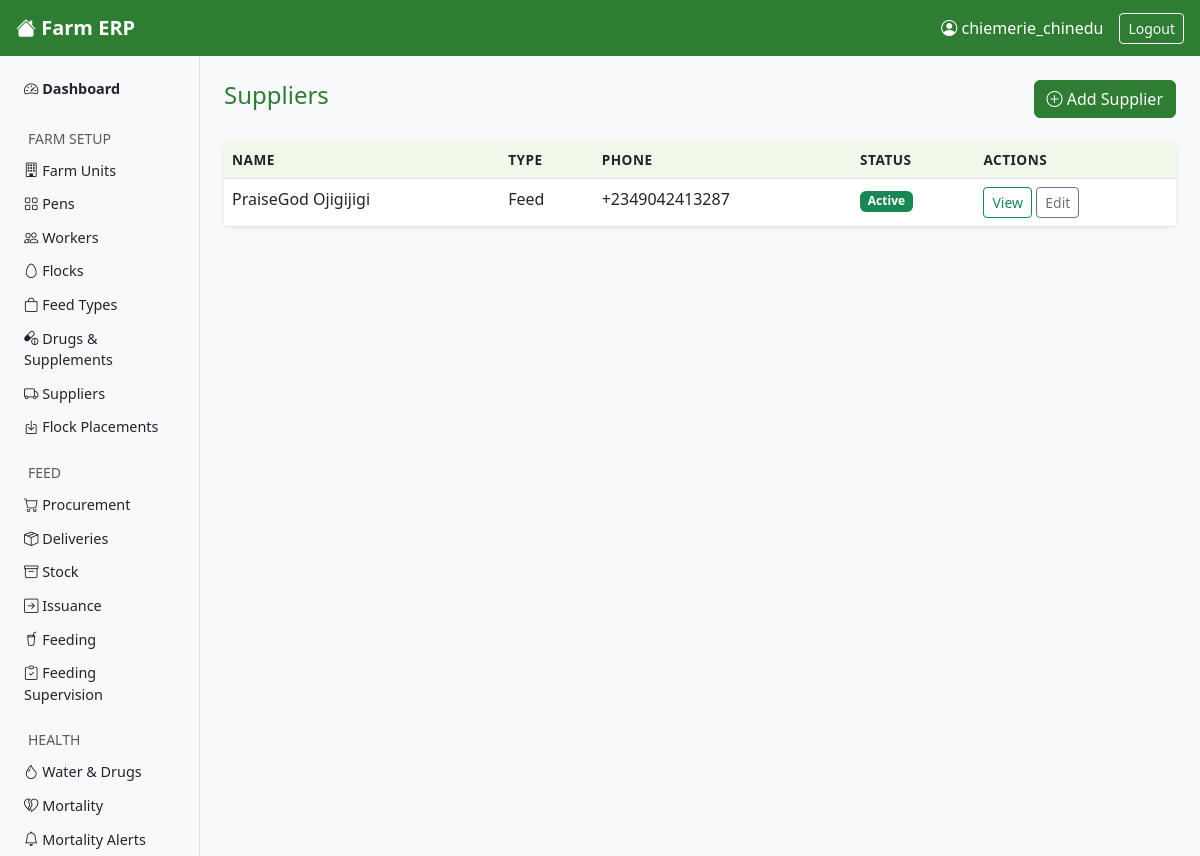
Page /suppliers/ (signed in) on the committed database.
### core/models.py (models this page shows, shortened)
class Supplier(models.Model):
    SUPPLIER_TYPE_CHOICES = [
        ('feed', 'Feed'),
        ('birds', 'Birds'),
        ('drugs', 'Drugs'),
        ('mixed', 'Mixed'),
    ]
    name = models.CharField(max_length=200)
    supplier_type = models.CharField(max_length=20, choices=SUPPLIER_TYPE_CHOICES)
    phone = models.CharField(max_length=20, blank=True)
    address = models.TextField(blank=True)
    is_active = models.BooleanField(default=True)

### core/views.py (the view)
# urls.py: path('suppliers/', views.SupplierListView.as_view(), name='supplier-list'),
class SupplierListView(LoginRequiredMixin, ListView):
    model = Supplier
    template_name = 'core/supplier_list.html'
    context_object_name = 'suppliers'

### core/templates/core/supplier_list.html (shortened to what this page needs)
{% extends 'core/base.html' %}
{% block content %}
<div class="d-flex justify-content-between align-items-center mb-4">
    <h4>Suppliers</h4>
    <a href="{% url 'supplier-create' %}" class="btn btn-success">
        <i class="bi bi-plus-circle"></i> Add Supplier
    </a>
</div>
<div class="card">
    <div class="card-body p-0">
        <table class="table table-hover mb-0">
            <thead>
                <tr>
                    <th>Name</th>
                    <th>Type</th>
                    <th>Phone</th>
                    <th>Status</th>
                    <th>Actions</th>
                </tr>
            </thead>
            <tbody>
                {% for supplier in suppliers %}
                <tr>
                    <td>{{ supplier.name }}</td>
                    <td>{{ supplier.get_supplier_type_display }}</td>
                    <td>{{ supplier.phone|default:"—" }}</td>
                    <td>
                        {% if supplier.is_active %}
                            <span class="badge bg-success">Active</span>
                        {% else %}
                            <span class="badge bg-secondary">Inactive</span>
                        {% endif %}
                    </td>
                    <td>
                        <a href="{% url 'supplier-detail' supplier.pk %}" class="btn btn-sm btn-outline-success">View</a>
                        <a href="{% url 'supplier-update' supplier.pk %}" class="btn btn-sm btn-outline-secondary">Edit</a>
                    </td>
                </tr>
                {% empty %}
                <tr>
                    <td colspan="5" class="text-center text-muted py-4">No suppliers found.</td>
                </tr>
                {% endfor %}
            </tbody>
        </table>
    </div>
</div>
{% endblock %}

### core/templates/core/base.html (shortened to what this page needs)
<!DOCTYPE html>
<html lang="en">
<head>
    <link href="https://cdn.jsdelivr.net/npm/bootstrap@5.3.0/dist/css/bootstrap.min.css" rel="stylesheet">
    <link href="https://cdn.jsdelivr.net/npm/bootstrap-icons@1.10.0/font/bootstrap-icons.css" rel="stylesheet">
    {% load static %}
    <link rel="stylesheet" href="{% static 'core/css/main.css' %}">
</head>
<body>
<nav class="navbar navbar-dark bg-success px-3">
    <a class="navbar-brand fw-bold" href="{% url 'dashboard' %}">
        <i class="bi bi-house-fill"></i> Farm ERP
    </a>
    <div class="d-flex align-items-center text-white">
        <span class="me-3"><i class="bi bi-person-circle"></i> {{ request.user.username }}</span>
        <a href="{% url 'logout' %}" class="btn btn-outline-light btn-sm">Logout</a>
    </div>
</nav>
<div class="container-fluid">
    <div class="row">
        <nav class="col-md-2 d-none d-md-block bg-light sidebar py-3 min-vh-100">
            <ul class="nav flex-column">
                <li class="nav-item mb-1">
                    <a class="nav-link text-dark fw-bold" href="{% url 'dashboard' %}">
                        <i class="bi bi-speedometer2"></i> Dashboard
                    </a>
                </li>
                <li class="nav-item mt-3 mb-1">
                    <span class="text-muted small px-3">FARM SETUP</span>
                </li>
                <li class="nav-item">
                    <a class="nav-link text-dark" href="{% url 'farmunit-list' %}">
                        <i class="bi bi-building"></i> Farm Units
                    </a>
                </li>
                <li class="nav-item">
                    <a class="nav-link text-dark" href="{% url 'pen-list' %}">
                        <i class="bi bi-grid"></i> Pens
                    </a>
                </li>
                <li class="nav-item">
                    <a class="nav-link text-dark" href="{% url 'worker-list' %}">
                        <i class="bi bi-people"></i> Workers
                    </a>
                </li>
                <li class="nav-item">
                    <a class="nav-link text-dark" href="{% url 'flock-list' %}">
                        <i class="bi bi-egg"></i> Flocks
                    </a>
                </li>
                <li class="nav-item">
                    <a class="nav-link text-dark" href="{% url 'feedtype-list' %}">
                        <i class="bi bi-bag"></i> Feed Types
                    </a>
                </li>
                <li class="nav-item">
                    <a class="nav-link text-dark" href="{% url 'drugandsupplement-list' %}">
                        <i class="bi bi-capsule-pill"></i> Drugs & Supplements
                    </a>
                </li>
                <li class="nav-item">
                    <a class="nav-link text-dark" href="{% url 'supplier-list' %}">
                        <i class="bi bi-truck"></i> Suppliers
                    </a>
                </li>
                <li class="nav-item">
                    <a class="nav-link text-dark" href="{% url 'flockplacement-list' %}">
                        <i class="bi bi-box-arrow-in-down"></i> Flock Placements
                    </a>
                </li>
                <li class="nav-item mt-3 mb-1">
                    <span class="text-muted small px-3">FEED</span>
                </li>
                <li class="nav-item">
                    <a class="nav-link text-dark" href="{% url 'feedprocurement-list' %}">
                        <i class="bi bi-cart"></i> Procurement
                    </a>
                </li>
                <li class="nav-item">
                    <a class="nav-link text-dark" href="{% url 'feeddelivery-list' %}">
                        <i class="bi bi-box-seam"></i> Deliveries
                    </a>
                </li>
                <li class="nav-item">
                    <a class="nav-link text-dark" href="{% url 'feedstock-list' %}">
                        <i class="bi bi-archive"></i> Stock
                    </a>
                </li>
                <li class="nav-item">
                    <a class="nav-link text-dark" href="{% url 'feedissuance-list' %}">
                        <i class="bi bi-arrow-right-square"></i> Issuance
                        </a>
                </li>
                <li class="nav-item">
                    <a class="nav-link text-dark" href="{% url 'penfeedingactivity-list' %}">
                        <i class="bi bi-cup-straw"></i> Feeding
                    </a>
                </li>
                <li class="nav-item">
                    <a class="nav-link text-dark" href="{% url 'penfeedingsupervision-list' %}">
                        <i class="bi bi-clipboard-check"></i> Feeding Supervision
                    </a>
                </li>
                <li class="nav-item mt-3 mb-1">
                    <span class="text-muted small px-3">HEALTH</span>
                </li>
                <li class="nav-item">
                    <a class="nav-link text-dark" href="{% url 'watertreatmentlog-list' %}">
                        <i class="bi bi-droplet"></i> Water & Drugs
                    </a>
                </li>
                <li class="nav-item">
                    <a class="nav-link text-dark" href="{% url 'mortalityrecord-list' %}">
                        <i class="bi bi-heartbreak"></i> Mortality
                    </a>
                </li>
                <li class="nav-item">
                    <a class="nav-link text-dark" href="{% url 'mortalityalert-list' %}">
                        <i class="bi bi-bell"></i> Mortality Alerts
                    </a>
                </li>
            </ul>
        </nav>
        <main class="col-md-10 ms-sm-auto px-4 py-4">
            {% block content %}
            {% endblock %}
        </main>
    </div>
</div>
</body>
</html>

### core/templates/core/css/main.css (style rules this page uses)
body { font-family: 'Segoe UI', sans-serif; background-color: #f8f9fa; }
.sidebar { position: sticky; top: 0; height: 100vh; overflow-y: auto; border-right: 1px solid #dee2e6; }
.sidebar .nav-link { padding: 6px 12px; border-radius: 4px; font-size: 0.9rem; }
.card { border: none; box-shadow: 0 1px 4px rgba(0,0,0,0.08); border-radius: 8px; }
.table th { background-color: #f1f8e9; font-size: 0.85rem; text-transform: uppercase; letter-spacing: 0.5px; }
.btn-success { background-color: #2e7d32; border-color: #2e7d32; }
.navbar { background-color: #2e7d32 !important; }
h4, h5 { color: #2e7d32; }

### rows in the picture
Supplier: name "PraiseGod Ojigijigi", supplier_type "Feed", phone "+2349042413287", is_active "Active"

### other values in the picture
{{ request.user.username }} "chiemerie_chinedu"
